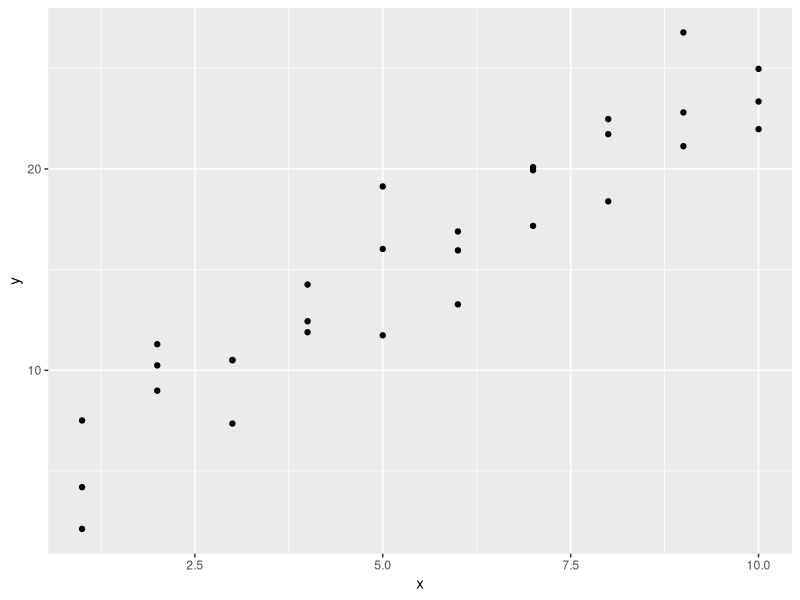
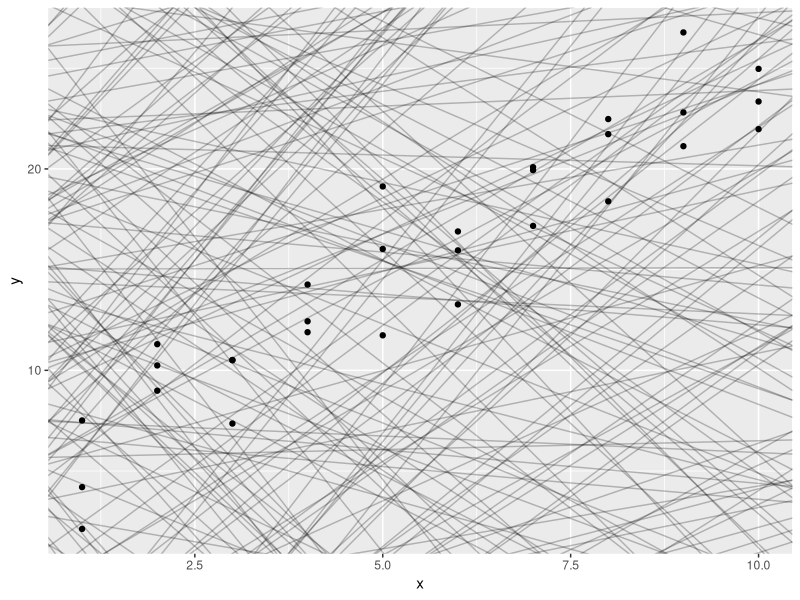
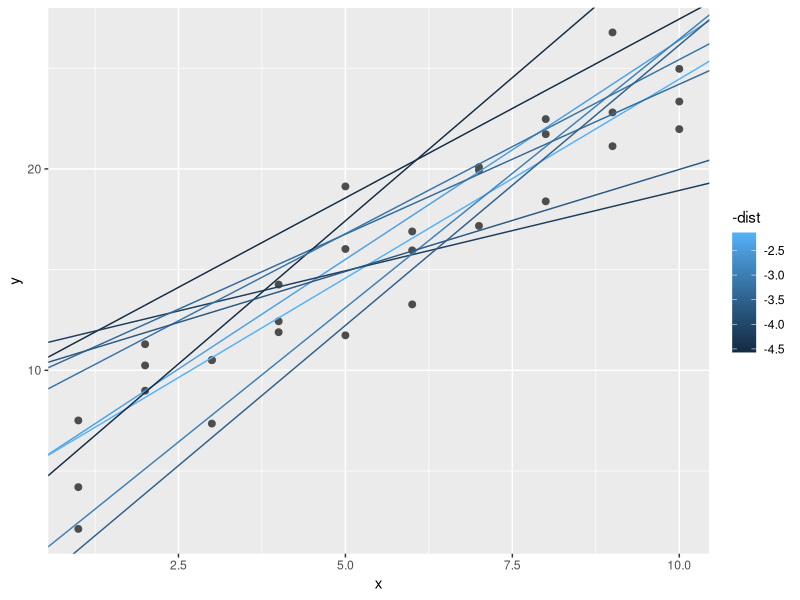
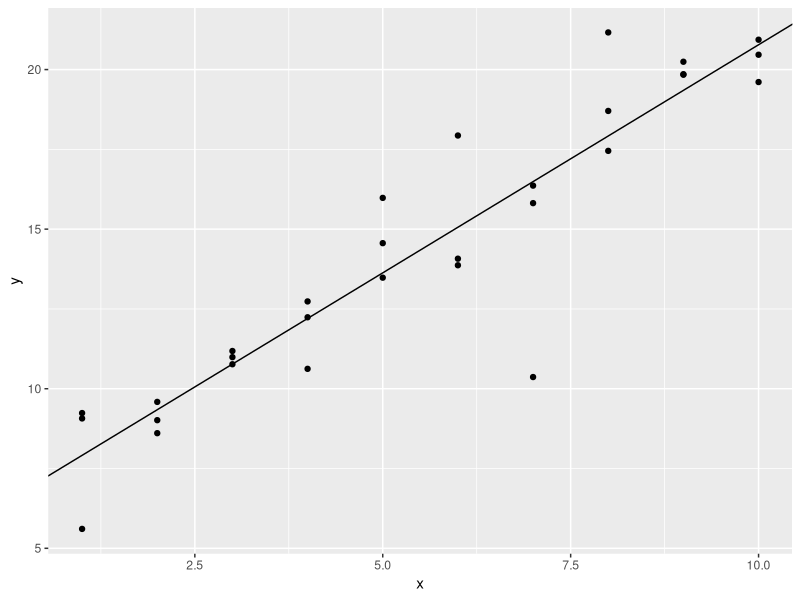
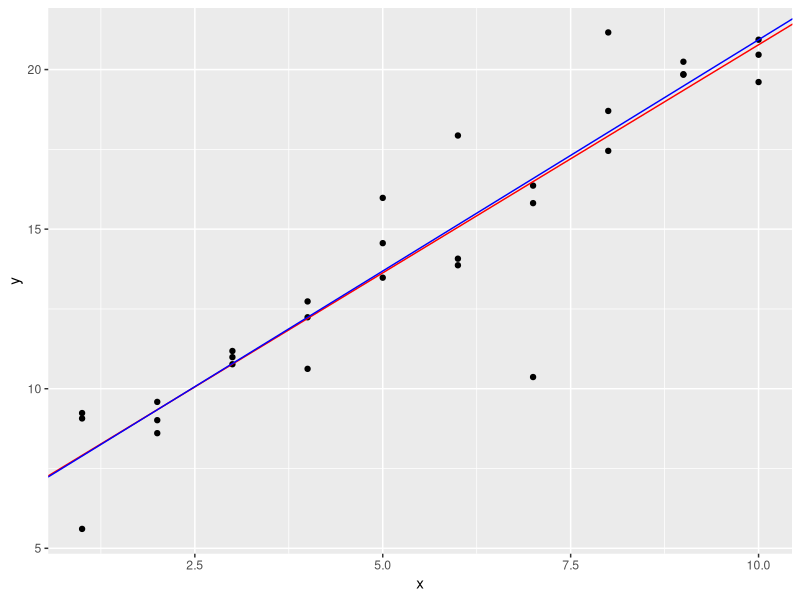
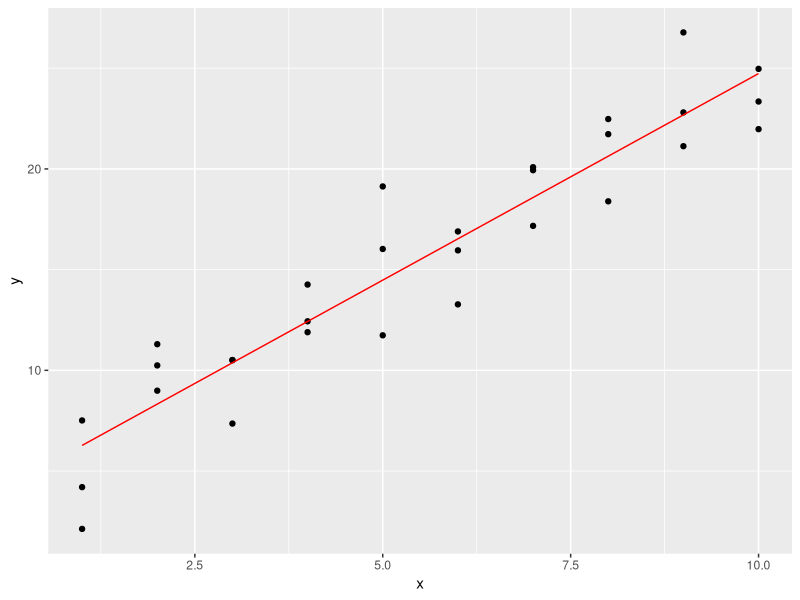
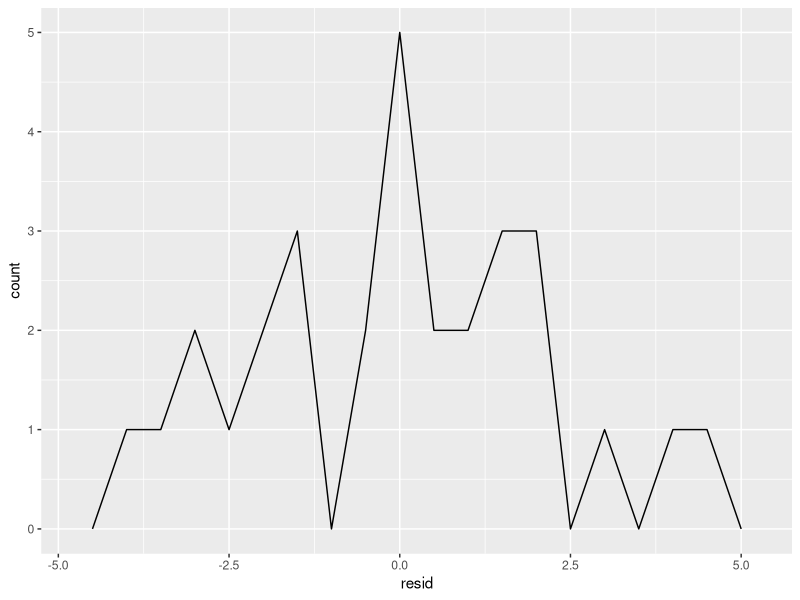
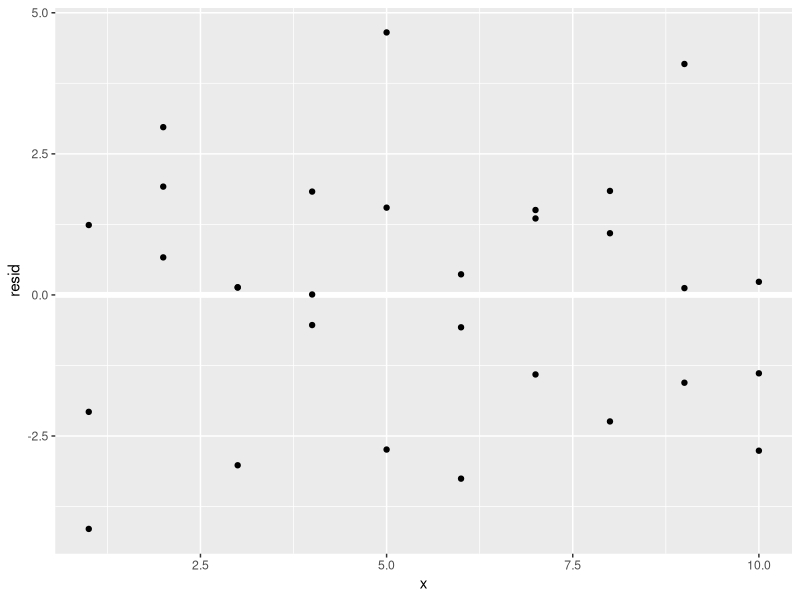

The R source for these figures, in order:
## ---- chunk 1
library(tidyverse)

library(modelr)

ggplot(sim1, aes(x, y)) +
  geom_point()
## ---- chunk 2
models <- tibble(
  a1 = runif(n = 250, -20, 40),
  a2 = runif(n = 250, -5, 5)
)
head(models)

ggplot(sim1, aes(x, y)) +
  geom_abline(aes(intercept = a1, slope = a2), data = models,
              alpha = 1/4) +
  geom_point()
## ---- chunk 3
model1 <- function(a, data) {
  a[1] + data$x * a[2]
}

model1(c(7, 1.5), sim1)
## ---- chunk 4
measure_distance <- function(mod, data) {
  diff <- data$y - model1(mod, data)
  sqrt(mean(diff ^ 2))
}

measure_distance(c(7, 1.5), sim1)
## ---- chunk 5
sim1_dist <- function(a1, a2) {
  measure_distance(c(a1, a2), sim1)
}

models <- models %>% 
  mutate(dist = purrr::map2_dbl(a1, a2, sim1_dist))
models
## ---- chunk 6
ggplot(sim1, aes(x, y)) +
  geom_point(size = 2, color = "grey30") +
  geom_abline(
    data = filter(models, rank(dist) <= 10),
    aes(intercept = a1, slope = a2, color = -dist)
  )
## ---- chunk 7
sim1a <- tibble(
  x = rep(1:10, each = 3),
  y = x * 1.5 + 6 + rt(length(x), df = 2)
)

fit <- lm(y ~ x, data = sim1a)

ggplot(data = sim1a, aes(x, y)) +
  geom_point() + 
  geom_abline(aes(intercept = coef(fit)[[1]], slope = coef(fit)[[2]]))
## ---- chunk 8
measure_distance <- function(mod, data) {
  diff <- data$y - model1(mod, data)
  mean(abs(diff))
}

fit2 <- optim(c(0, 0), measure_distance, data = sim1a)

ggplot(data = sim1a, aes(x, y)) +
  geom_point() + 
  geom_abline(aes(intercept = coef(fit)[[1]], slope = coef(fit)[[2]]),
              color = "red") +
  geom_abline(aes(intercept = fit2$par[1], slope = fit2$par[2]),
              color = "blue")
## ---- chunk 9
model1 <- function(a, data) {
  a[1] + data$x * a[2] + a[3]
}
## ---- chunk 10
grid <- sim1 %>% 
  data_grid(x)

grid
## ---- chunk 11
sim1_mod <- lm(y ~ x, data = sim1)
coef(sim1_mod)

grid <- grid %>% 
  add_predictions(sim1_mod)

grid
## ---- chunk 12
ggplot(sim1, aes(x)) +
  geom_point(aes(y = y)) +
  geom_line(aes(y = pred), data = grid, color = "red")
## ---- chunk 13
sim1 <- sim1 %>% 
  add_residuals(sim1_mod)

sim1
## ---- chunk 14
ggplot(sim1, aes(resid)) +
  geom_freqpoly(binwidth = 0.5)
## ---- chunk 15
ggplot(sim1, aes(x, resid)) +
  geom_ref_line(h = 0) +
  geom_point()
## ---- chunk 16
    fit3 <- loess(y ~ x, data = sim1)


    sim1 <- sim1 %>% 
      add_predictions(fit3)
    sim1

    ggplot(data = sim1, aes(x, y)) + 
      geom_point() +
      geom_line(aes(y = pred), color = "skyblue") +
      geom_smooth()
## ---- chunk 17
    ggplot(data = sim1, aes(x, y)) + 
      geom_point() +
      geom_line(aes(y = pred), color = "skyblue") +
      geom_smooth() +
      geom_ref_line(10)
## ---- chunk 18
ggplot(sim2) +
  geom_point(aes(x, y))
## ---- chunk 19
mod2 <- lm(y ~ x, data = sim2)

grid <- sim2 %>% 
  data_grid(x) %>% 
  add_predictions(mod2)
grid
## ---- chunk 20
ggplot(sim2, aes(x)) + 
  geom_point(aes(y = y)) +
  geom_point(data = grid, aes(y = pred), colour = "red", size = 4)
## ---- chunk 21
mod1 <- lm(y ~ x1 + x2, data = sim3)
mod2 <- lm(y ~ x1 * x2, data = sim3)

grid <- sim3 %>% 
  data_grid(x1, x2) %>% 
  gather_predictions(mod1, mod2)
grid
## ---- chunk 22
ggplot(sim3, aes(x1, y, colour = x2)) + 
  geom_point() + 
  geom_line(data = grid, aes(y = pred)) + 
  facet_wrap(~ model)
## ---- chunk 23
sim3 <- sim3 %>% 
  gather_residuals(mod1, mod2)

ggplot(sim3, aes(x1, resid, colour = x2)) + 
  geom_point() + 
  facet_grid(model ~ x2)
## ---- chunk 24
mod1 <- lm(y ~ x1 + x2, data = sim4)
mod2 <- lm(y ~ x1 * x2, data = sim4)

grid <- sim4 %>% 
  data_grid(
    x1 = seq_range(x1, 5), 
    x2 = seq_range(x2, 5) 
  ) %>% 
  gather_predictions(mod1, mod2)
grid
## ---- chunk 25
ggplot(grid, aes(x1, pred, colour = x2, group = x2)) + 
  geom_line() +
  facet_wrap(~ model)
ggplot(grid, aes(x2, pred, colour = x1, group = x1)) + 
  geom_line() +
  facet_wrap(~ model)
## ---- chunk 26
library(splines)
sim5 <- tibble(
  x = seq(0, 3.5 * pi, length = 50),
  y = 4 * sin(x) + rnorm(length(x))
)

ggplot(sim5, aes(x, y)) +
  geom_point()

mod1 <- lm(y ~ ns(x, 1), data = sim5)
mod2 <- lm(y ~ ns(x, 2), data = sim5)
mod3 <- lm(y ~ ns(x, 3), data = sim5)
mod4 <- lm(y ~ ns(x, 4), data = sim5)
mod5 <- lm(y ~ ns(x, 5), data = sim5)

# or
models <- vector("list", length = 5)
for (i in 1:5) {
  models[[i]] <- lm(y ~ ns(x, i), data = sim5)
}

grid <- sim5 %>% 
  data_grid(x = seq_range(x, n = 50, expand = 0.1)) %>% 
  gather_predictions(mod1, mod2, mod3, mod4, mod5, .pred = "y")

ggplot(sim5, aes(x, y)) + 
  geom_point() +
  geom_line(data = grid, colour = "red") +
  facet_wrap(~ model)
## ---- chunk 27
mod2b <- lm(y ~ -1 + x, data = sim2)
summary(mod2b)

grid <- sim2 %>% 
  data_grid(x) %>% 
  add_predictions(mod2b)
grid

ggplot(sim2, aes(x)) + 
  geom_point(aes(y = y)) +
  geom_point(data = grid, aes(y = pred), colour = "red", size = 4)
## ---- chunk 28
    mod1 <- lm(y ~ x1 + x2, data = sim3)
    mod2 <- lm(y ~ x1 * x2, data = sim3)

    model_function <- function(data, int = TRUE) {
      if (int == TRUE) {
       fit <- lm(y ~ x1 * x2, data = data)
      } else {
       fit <- lm(y ~ x1 + x2, data = data)
      }
      summary(fit)
    }

    model_function(data = sim3, int = FALSE)
